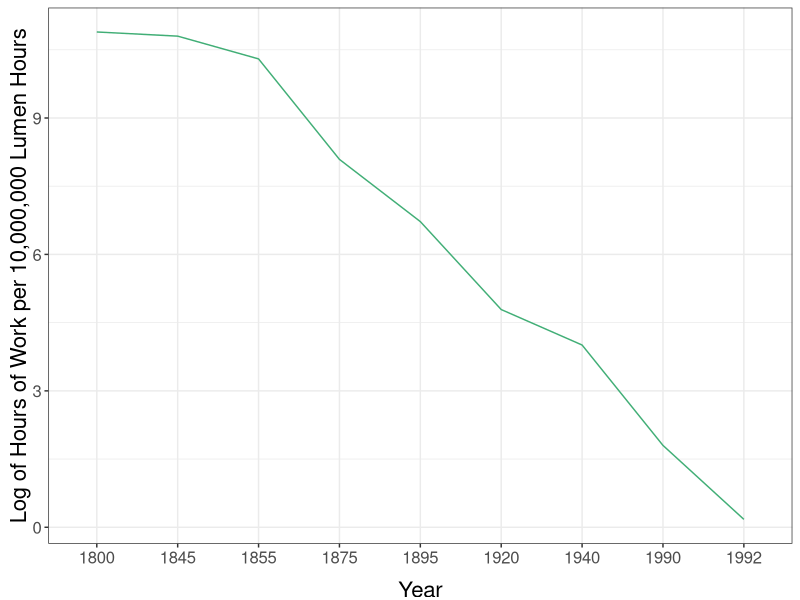
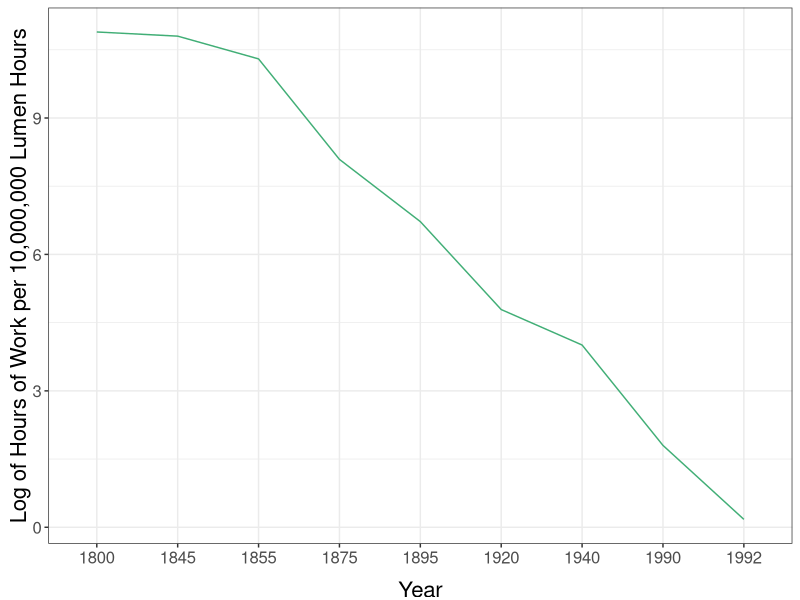

Source code (R) for these figures, in order:
#Graph Designer: Scott Cohn 
#Authors: Bowles and Halliday
#Title: Coordination, Conflict and Competition: A Text in Microeconomics


# Setup -------------------------------------------------------------------

library(shape)
library(tidyverse)
library(lubridate)
library(scales)

COL <- c("#7fc97f", "#beaed4", "#fdc086", "#ffff99", "#386cb0", "#f0027f", "#bf5b17", "#666666")
COLA <- c("#e0f3db", "#99d8c9","#66c2a4","#41ae76", "#238b45", "#005824")
COLB <- c("#c6dbef", "#4eb3d3", "#2b8cbe", "#0868ac","#084081")
COLC <- c("#fcfbfd", "#efedf5", "#dadaeb", "#bcbddc", "#9e9ac8", "#807dba", "#6a51a3", "#54278f", "#3f007d")

# Import Data -------------------------------------------------------------

lumen_data <- read_csv("specprodexch/lumen_data.csv")

lumen_data[["lnLaborHourPer1000LumenHours"]] <-log(lumen_data[["LaborHourPer1000LumenHours"]])


# Plot  -------------------------------------------------------------------

lumen_data <-
  lumen_data %>%
  mutate(
    millionLumen = 10000 * LaborHourPer1000LumenHours,
    logLabor = log(millionLumen)
  ) %>%
  filter(!Year %in% c(-100000, -40000, -1750))

lumen_data %>% ggplot(aes(
    x = reorder(Year, -LaborHourPer1000LumenHours),
    y = logLabor
  )) +
  labs(x = "Year", y = "Log of Hours of Work per 10,000,000 Lumen Hours")  +
  #geom_line(group="identity", colour=COLB[4])  +
  geom_line(color = COLA[4], group = 1) +
  #scale_x_continuous(breaks = pretty(lumen_data[["Year"]], n = 10)) +
  theme_bw() +
  theme(
    legend.position = "none",
    legend.title = element_blank(),
    axis.title.y = element_text(size = 16, vjust = 0.5),
    axis.title.x = element_text(size = 16, vjust = -1),
    legend.text = element_blank(),
    axis.text.x = element_text(size = 12),
    axis.text.y = element_text(size = 12)
  ) 

# Save as PDF -------------------------------------------------------------

ggsave("specprodexch/hours_per_lumenhour_line.pdf", width = 7, height = 7)
